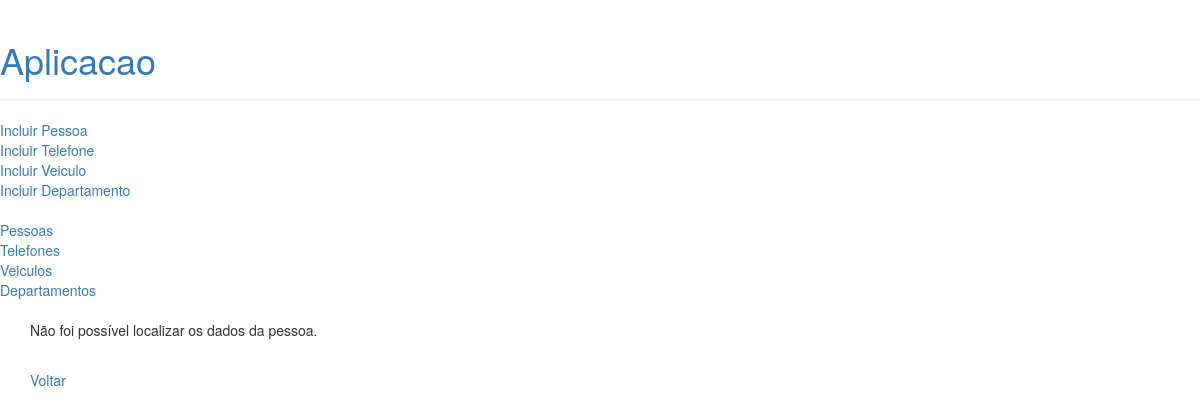
/aplicacao/pessoa/43, run on an earlier commit of the app's database.
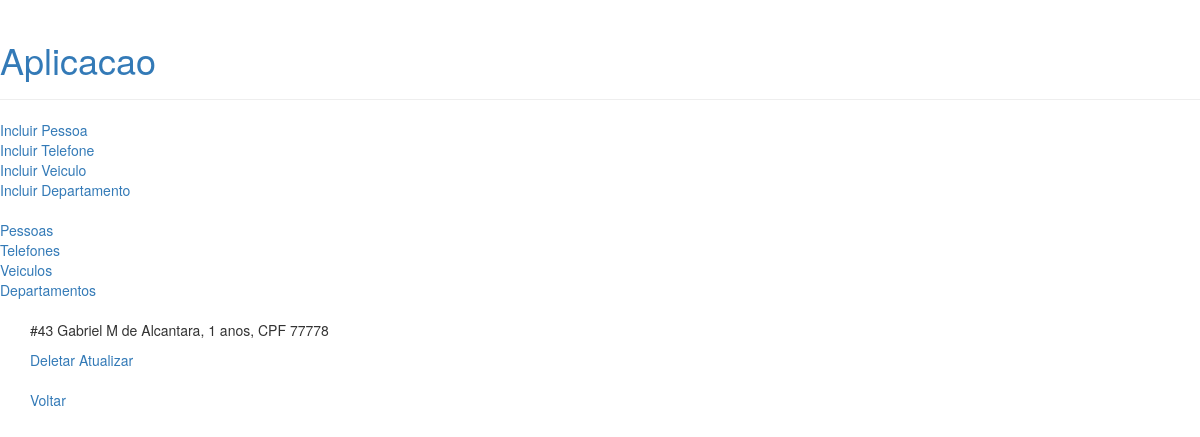
And on a later commit of the database.
### aplicacao/models.py (models this page shows, shortened)
class Pessoa(models.Model):
    nome = models.CharField(max_length=30)
    sobrenome = models.CharField(max_length=30)
    idade = models.IntegerField(null=True)
    cpf = models.IntegerField(null=True)
    depto_atual = models.ForeignKey(
        Departamento,
        on_delete=models.RESTRICT,
        null=True
    )
    hist_deptos = models.ManyToManyField(
        Departamento,
        related_name='hist_pessoa_depto'
    )
    depto_chefia = models.OneToOneField(
        Departamento,
        on_delete=models.RESTRICT,
        null=True,
        related_name='chefia_dpto',
        blank=True
    )
    OPCOES_SEXO = [
        ('M','Masculino'),
        ('F','Feminino'),
        ('I','Indefinido')
    ]
    sexo = models.CharField(
        max_length=1,
        choices=OPCOES_SEXO,
        default='I'
    )
    objects = PessoaManager()

### aplicacao/views/viewspessoas.py (the view, shortened to what this page needs)
# urls.py: path('pessoa/<int:pessoaid>', viewspessoas.pessoa, name='pessoa'),
@csrf_exempt
def pessoa(request,pessoaid):
    if (request.method == 'GET'):
        db_pessoa = Pessoa.objects.aperson(pessoaid=pessoaid).values()
        payload = { 'pessoa' : list(db_pessoa) }
        template = loader.get_template('pessoa/detalharpessoa.html')
        return HttpResponse(template.render(payload, request))

### aplicacao/models.py (called while the page is built)
    def aperson(self,pessoaid):
        result = self.filter(id=pessoaid)
        return result

### aplicacao/templates/pessoa/detalharpessoa.html
{% extends 'base.html' %}
{% block content %}
    {% if pessoa %}
        {% for p in pessoa %}
            <div>
                <p>#{{p.id}} {{p.nome}} {{p.sobrenome}}, {{p.idade}} anos, CPF {{p.cpf}}</p>
                <a href="/aplicacao/pessoa/deletar/{{p.id}}">Deletar</a>
                <a href="/aplicacao/pessoa/atualizar/{{p.id}}">Atualizar</a>
            </div>
        {% endfor %}
    {% else %}
        <p>Não foi possível localizar os dados da pessoa.</p>
    {% endif %}
    <br />
    <a href="/aplicacao/pessoas">Voltar</a>
{% endblock %}

What changed in the data, as far as the page shows it:
added Pessoa: id "43", nome "Gabriel", sobrenome "M de Alcantara", idade "1", cpf "77778"
Also different on the page:
text no longer shown: "Não foi possível localizar os dados da pessoa."
